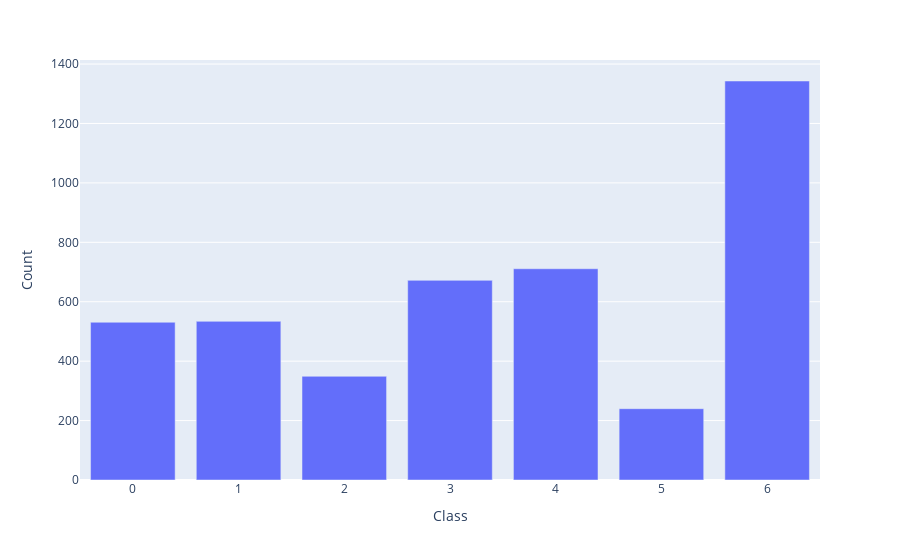

Write notebook code for a chart like this one.
### Code cell
class_count = data['class'].value_counts().sort_index()
fig = px.bar(x=class_count.index, y = class_count.values, labels={'x':'Class', 'y':'Count'})
fig.show()

### Figure 1 — Plotly figure (JSON) as saved in the notebook; plotly's stock layout.template omitted (floating-point values rounded to 4 significant figures)
{"data": [{"alignmentgroup": "True", "hovertemplate": "Class=%{x}<br>Count=%{y}<extra></extra>", "legendgroup": "", "marker": {"color": "#636efa", "pattern": {"shape": ""}}, "name": "", "offsetgroup": "", "orientation": "v", "showlegend": false, "textposition": "auto", "type": "bar", "x": [0, 1, 2, 3, 4, 5, 6], "xaxis": "x", "y": [531, 534, 349, 672, 711, 240, 1343], "yaxis": "y"}], "layout": {"barmode": "relative", "legend": {"tracegroupgap": 0}, "margin": {"t": 60}, "xaxis": {"anchor": "y", "domain": [0, 1], "title": {"text": "Class"}}, "yaxis": {"anchor": "x", "domain": [0, 1], "title": {"text": "Count"}}}}
